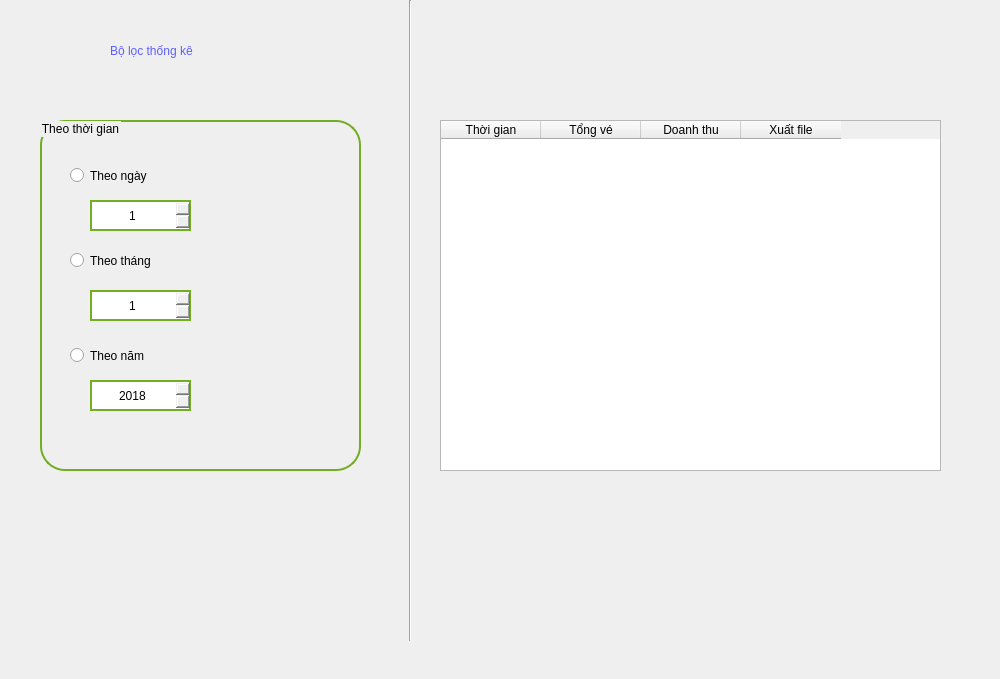
<?xml version="1.0" encoding="UTF-8"?>
<ui version="4.0">
 <class>TKveban</class>
 <widget class="QMainWindow" name="TKveban">
  <property name="geometry">
   <rect>
    <x>0</x>
    <y>0</y>
    <width>1000</width>
    <height>679</height>
   </rect>
  </property>
  <property name="windowTitle">
   <string>MainWindow</string>
  </property>
  <widget class="QWidget" name="centralwidget">
   <widget class="Line" name="line">
    <property name="geometry">
     <rect>
      <x>400</x>
      <y>0</y>
      <width>20</width>
      <height>641</height>
     </rect>
    </property>
    <property name="orientation">
     <enum>Qt::Vertical</enum>
    </property>
   </widget>
   <widget class="QLabel" name="label">
    <property name="geometry">
     <rect>
      <x>110</x>
      <y>20</y>
      <width>191</width>
      <height>61</height>
     </rect>
    </property>
    <property name="styleSheet">
     <string notr="true">font: 18pt &quot;MS Shell Dlg 2&quot;;
color:rgb(92, 95, 255);</string>
    </property>
    <property name="text">
     <string>Bộ lọc thống kê</string>
    </property>
   </widget>
   <widget class="QWidget" name="widget" native="true">
    <property name="geometry">
     <rect>
      <x>460</x>
      <y>10</y>
      <width>151</width>
      <height>101</height>
     </rect>
    </property>
    <widget class="QLabel" name="label_4">
     <property name="geometry">
      <rect>
       <x>0</x>
       <y>0</y>
       <width>111</width>
       <height>91</height>
      </rect>
     </property>
     <property name="text">
      <string/>
     </property>
     <property name="pixmap">
      <pixmap>../../../../../ảnh python/tickets.png</pixmap>
     </property>
     <property name="scaledContents">
      <bool>true</bool>
     </property>
    </widget>
   </widget>
   <widget class="QTableWidget" name="tableWidget">
    <property name="geometry">
     <rect>
      <x>440</x>
      <y>120</y>
      <width>501</width>
      <height>351</height>
     </rect>
    </property>
    <property name="styleSheet">
     <string notr="true"/>
    </property>
    <column>
     <property name="text">
      <string>Thời gian</string>
     </property>
    </column>
    <column>
     <property name="text">
      <string>Tổng vé</string>
     </property>
    </column>
    <column>
     <property name="text">
      <string>Doanh thu</string>
     </property>
    </column>
    <column>
     <property name="text">
      <string>Xuất file</string>
     </property>
    </column>
   </widget>
   <widget class="QGroupBox" name="groupBox_theothoigian">
    <property name="geometry">
     <rect>
      <x>40</x>
      <y>120</y>
      <width>321</width>
      <height>351</height>
     </rect>
    </property>
    <property name="styleSheet">
     <string notr="true">
font: 11pt &quot;MS Shell Dlg 2&quot;;
 border-radius: 25px;
  border: 2px solid #73AD21;</string>
    </property>
    <property name="title">
     <string>Theo thời gian</string>
    </property>
    <widget class="QRadioButton" name="button_ngay">
     <property name="geometry">
      <rect>
       <x>30</x>
       <y>40</y>
       <width>121</width>
       <height>31</height>
      </rect>
     </property>
     <property name="styleSheet">
      <string notr="true">font: 12pt &quot;MS Shell Dlg 2&quot;;
border: white;</string>
     </property>
     <property name="text">
      <string>Theo ngày</string>
     </property>
    </widget>
    <widget class="QRadioButton" name="button_thang">
     <property name="geometry">
      <rect>
       <x>30</x>
       <y>120</y>
       <width>121</width>
       <height>41</height>
      </rect>
     </property>
     <property name="styleSheet">
      <string notr="true">font: 12pt &quot;MS Shell Dlg 2&quot;;
border: white;</string>
     </property>
     <property name="text">
      <string>Theo tháng</string>
     </property>
    </widget>
    <widget class="QRadioButton" name="button_nam">
     <property name="geometry">
      <rect>
       <x>30</x>
       <y>220</y>
       <width>101</width>
       <height>31</height>
      </rect>
     </property>
     <property name="styleSheet">
      <string notr="true">font: 12pt &quot;MS Shell Dlg 2&quot;;
border: white;</string>
     </property>
     <property name="text">
      <string>Theo năm</string>
     </property>
    </widget>
    <widget class="QSpinBox" name="box_ngay">
     <property name="geometry">
      <rect>
       <x>50</x>
       <y>80</y>
       <width>101</width>
       <height>31</height>
      </rect>
     </property>
     <property name="minimumSize">
      <size>
       <width>101</width>
       <height>31</height>
      </size>
     </property>
     <property name="maximumSize">
      <size>
       <width>101</width>
       <height>31</height>
      </size>
     </property>
     <property name="styleSheet">
      <string notr="true">border:707070;</string>
     </property>
     <property name="alignment">
      <set>Qt::AlignCenter</set>
     </property>
     <property name="minimum">
      <number>1</number>
     </property>
     <property name="maximum">
      <number>31</number>
     </property>
    </widget>
    <widget class="QSpinBox" name="box_thang">
     <property name="geometry">
      <rect>
       <x>50</x>
       <y>170</y>
       <width>101</width>
       <height>31</height>
      </rect>
     </property>
     <property name="minimumSize">
      <size>
       <width>101</width>
       <height>31</height>
      </size>
     </property>
     <property name="maximumSize">
      <size>
       <width>101</width>
       <height>31</height>
      </size>
     </property>
     <property name="styleSheet">
      <string notr="true">border:707070;</string>
     </property>
     <property name="alignment">
      <set>Qt::AlignCenter</set>
     </property>
     <property name="minimum">
      <number>1</number>
     </property>
     <property name="maximum">
      <number>12</number>
     </property>
    </widget>
    <widget class="QSpinBox" name="box_nam">
     <property name="geometry">
      <rect>
       <x>50</x>
       <y>260</y>
       <width>101</width>
       <height>31</height>
      </rect>
     </property>
     <property name="minimumSize">
      <size>
       <width>101</width>
       <height>31</height>
      </size>
     </property>
     <property name="maximumSize">
      <size>
       <width>101</width>
       <height>31</height>
      </size>
     </property>
     <property name="styleSheet">
      <string notr="true">border:707070;</string>
     </property>
     <property name="alignment">
      <set>Qt::AlignCenter</set>
     </property>
     <property name="minimum">
      <number>2018</number>
     </property>
     <property name="maximum">
      <number>2024</number>
     </property>
    </widget>
   </widget>
  </widget>
 </widget>
 <resources/>
 <connections/>
</ui>
